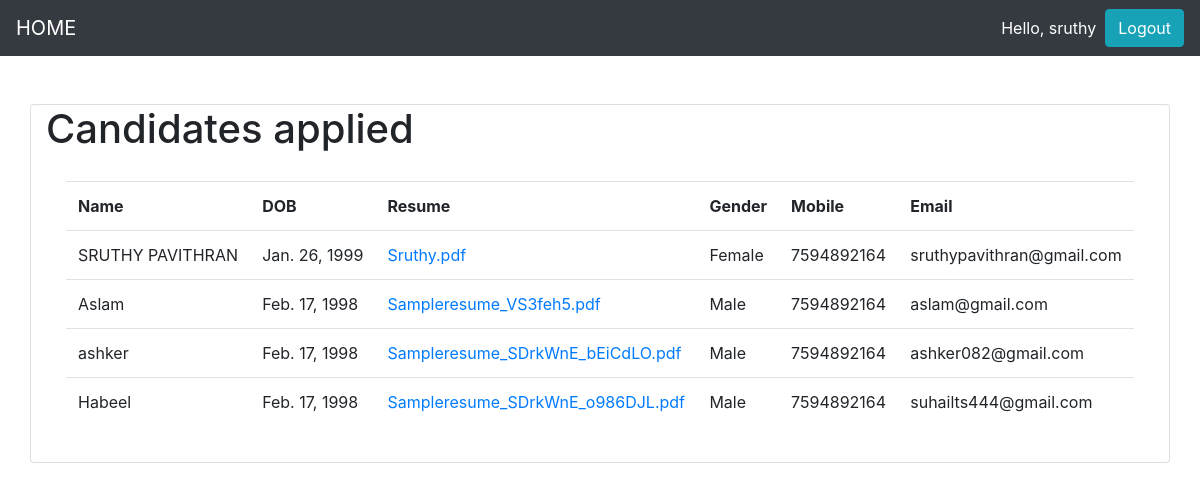
Screenshot of / (signed in) with the database file from the repository.
### App/models.py (models this page shows, shortened)
class Candidates(models.Model):
    category = (
        ('Male', 'male'),
        ('Female', 'female'),
        ('Other', 'other'),
    )
    name = models.CharField(max_length=200, null=True)
    dob = models.DateField(null=True)
    gender = models.CharField(max_length=200, null=True, choices=category)
    mobile = models.CharField(max_length=200, null=True)
    email = models.CharField(max_length=200, null=True)
    resume = models.FileField(null=True)
    company = models.ManyToManyField(Company, blank=True)

### App/views.py (the view)
# urls.py: path('', home, name='home'),
def home(request):
    if request.user.is_authenticated:
        candidates=Candidates.objects.filter(company__name=request.user.username)
        candidate = Candidates.objects.all()
        context={
            'candidates':candidates,
            'candid':candidate
        }
        return render(request,'hr.html',context)
    else:
        companies=Company.objects.all()
        context={
            'companies':companies,
        }
        return render(request,'Jobseeker.html',context)

### Templates/hr.html
{% extends 'main.html' %}
{% load static%}
{% block content %}
<div class="container card">
    <h1>Candidates applied</h1>
    <div class="card-body">
        <table class="table table-hover">
            <tr>
                <th>Name</th>
                <th>DOB</th>
                <th>Resume</th>
                <th>Gender</th>
                <th>Mobile</th>
                <th>Email</th>
            </tr>
            {% for c in candid %}
                <tr>
                    <td>{{c.name}}</td>
                    <td>{{c.dob}}</td>
                    {% if c.resume %}
                    <td><a href='{{c.resume.url}}' download >{{c.resume}}</a></td>
                    {% else %}
                    <td>Not submitted</td>
                    {% endif %}
                    <td>{{c.gender}}</td>
                    <td>{{c.mobile}}</td>
                    <td>{{c.email}}</td>
                </tr>
            {% endfor %}
        </table>
    </div>
</div>
{% endblock %}

### Templates/navbar.html (shortened to what this page needs)
<head>
  </head>
  <nav class="navbar navbar-expand-lg navbar-dark bg-dark">
      <a class="navbar-brand" href="{% url 'home' %}">HOME</a>
      {% if request.user.is_authenticated %}
      <span class="user">Hello, {{request.user}}  &nbsp;</span>
      <span ><a  class="user btn btn-info" href ="{% url 'logout' %}"> Logout</a></span>
      {% else %}
          <span ><a class="user" href="{% url 'login' %}">Login</a></span>>
          <span ><a class="user" href="{% url 'register' %}">Register</a></span>>
      {% endif  %}
    </nav>

### Templates/navbar.html (style rules this page uses)
.user { color:white; text-decoration: none; }

### rows the page displays
Candidates: name "SRUTHY PAVITHRAN", dob "Jan. 26, 1999", resume "Sruthy.pdf", gender "Female", mobile "7594892164", email "sruthypavithran@gmail.com"
Candidates: name "Aslam", dob "Feb. 17, 1998", resume "Sampleresume_VS3feh5.pdf", gender "Male", mobile "7594892164", email "aslam@gmail.com"
Candidates: name "ashker", dob "Feb. 17, 1998", resume "Sampleresume_SDrkWnE_bEiCdLO.pdf", gender "Male", mobile "7594892164", email "ashker082@gmail.com"
Candidates: name "Habeel", dob "Feb. 17, 1998", resume "Sampleresume_SDrkWnE_o986DJL.pdf", gender "Male", mobile "7594892164", email "suhailts444@gmail.com"

### other values shown
{{ request.user }} "sruthy"
